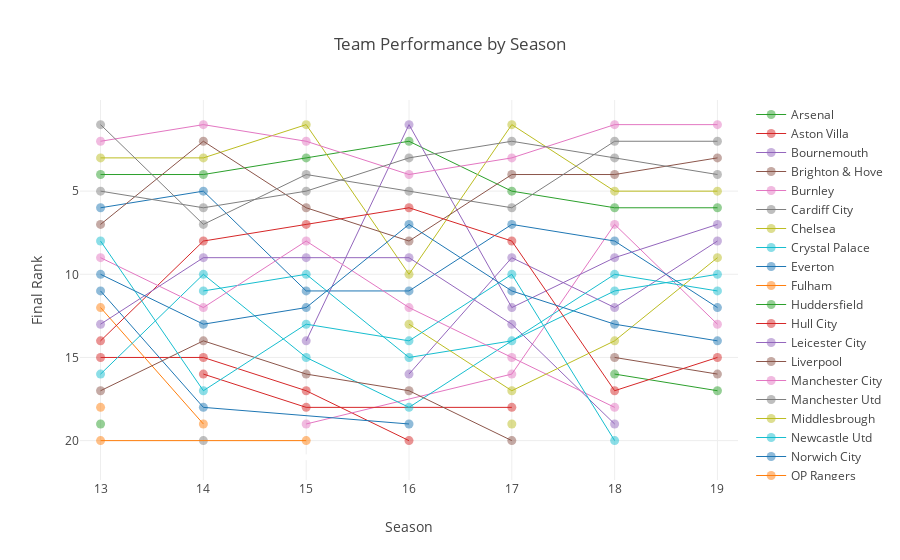

Notebook cell for this chart:
### Code cell
teams = sorted(set(df['Team']))
additional_trace = go.Scatter(x=[15], y=[21], marker=dict(color='white'), showlegend=False, hoverinfo='none')
additional_trace2 = go.Scatter(x=[15], y=[0.9], marker=dict(color='white'), showlegend=False, hoverinfo='none')

data = [additional_trace, additional_trace2]
for team in teams:
    team_data = dict(
            x = df2.loc[df2['Team'] == team, 'Season'],
            y = df2.loc[df2['Team'] == team, 'Rank'],
            name = team,
            mode = 'lines+markers',
            marker = dict(
                    size = 9,
                    opacity = 0.5),
            line = dict(width = 1),
            text = df2.loc[df2['Team'] == team, 'Team'] + '<br>' +
                'Rank: ' + df2.loc[df2['Team'] == team, 'Rank'].apply(str),
            type = 'scatter',
            hoverinfo = 'text',
            #visible = 'legendonly'
        )
    data.append(team_data)

    
layout = go.Layout(
    title = 'Team Performance by Season',
    yaxis = dict(
        title ='Final Rank',
        range = [0.5, 20.5],
        autorange = 'reversed',
        zeroline = False,
        tickvals = [5, 10, 15, 20]

    ),
    xaxis = dict(
        title = 'Season',
        range = [12.8, 19.2],
    ),
    hovermode = 'closest',
    legend = dict(traceorder = 'grouped')

)

fig = go.Figure(data = data, layout = layout)
iplot(fig)

### Figure 1 — Plotly figure (JSON) as saved in the notebook; plotly's stock layout.template omitted (floating-point values rounded to 4 significant figures)
{"data": [{"hoverinfo": "none", "marker": {"color": "white"}, "showlegend": false, "type": "scatter", "uid": "13504c52-d5c5-11e8-ba89-acde48001122", "x": [15], "y": [21]}, {"hoverinfo": "none", "marker": {"color": "white"}, "showlegend": false, "type": "scatter", "uid": "13504dba-d5c5-11e8-a509-acde48001122", "x": [15], "y": [0.9]}, {"hoverinfo": "text", "line": {"width": 1}, "marker": {"opacity": 0.5, "size": 9}, "mode": "lines+markers", "name": "Arsenal", "text": ["Arsenal<br>Rank: 4", "Arsenal<br>Rank: 4", "Arsenal<br>Rank: 3", "Arsenal<br>Rank: 2", "Arsenal<br>Rank: 5", "Arsenal<br>Rank: 6", "Arsenal<br>Rank: 6"], "type": "scatter", "uid": "13504e6e-d5c5-11e8-9194-acde48001122", "x": [13, 14, 15, 16, 17, 18, 19], "y": [4, 4, 3, 2, 5, 6, 6]}, {"hoverinfo": "text", "line": {"width": 1}, "marker": {"opacity": 0.5, "size": 9}, "mode": "lines+markers", "name": "Aston Villa", "text": ["Aston Villa<br>Rank: 15", "Aston Villa<br>Rank: 15", "Aston Villa<br>Rank: 17", "Aston Villa<br>Rank: 20"], "type": "scatter", "uid": "13504efa-d5c5-11e8-b5d7-acde48001122", "x": [13, 14, 15, 16], "y": [15, 15, 17, 20]}, {"hoverinfo": "text", "line": {"width": 1}, "marker": {"opacity": 0.5, "size": 9}, "mode": "lines+markers", "name": "Bournemouth", "text": ["Bournemouth<br>Rank: 16", "Bournemouth<br>Rank: 9", "Bournemouth<br>Rank: 12", "Bournemouth<br>Rank: 8"], "type": "scatter", "uid": "13504f86-d5c5-11e8-962c-acde48001122", "x": [16, 17, 18, 19], "y": [16, 9, 12, 8]}, {"hoverinfo": "text", "line": {"width": 1}, "marker": {"opacity": 0.5, "size": 9}, "mode": "lines+markers", "name": "Brighton & Hove", "text": ["Brighton & Hove<br>Rank: 15", "Brighton & Hove<br>Rank: 16"], "type": "scatter", "uid": "13505008-d5c5-11e8-8090-acde48001122", "x": [18, 19], "y": [15, 16]}, {"hoverinfo": "text", "line": {"width": 1}, "marker": {"opacity": 0.5, "size": 9}, "mode": "lines+markers", "name": "Burnley", "text": ["Burnley<br>Rank: 19", "Burnley<br>Rank: 16", "Burnley<br>Rank: 7", "Burnley<br>Rank: 13"], "type": "scatter", "uid": "13505094-d5c5-11e8-bc2a-acde48001122", "x": [15, 17, 18, 19], "y": [19, 16, 7, 13]}, {"hoverinfo": "text", "line": {"width": 1}, "marker": {"opacity": 0.5, "size": 9}, "mode": "lines+markers", "name": "Cardiff City", "text": ["Cardiff City<br>Rank: 20"], "type": "scatter", "uid": "1350510c-d5c5-11e8-82c3-acde48001122", "x": [14], "y": [20]}, {"hoverinfo": "text", "line": {"width": 1}, "marker": {"opacity": 0.5, "size": 9}, "mode": "lines+markers", "name": "Chelsea", "text": ["Chelsea<br>Rank: 3", "Chelsea<br>Rank: 3", "Chelsea<br>Rank: 1", "Chelsea<br>Rank: 10", "Chelsea<br>Rank: 1", "Chelsea<br>Rank: 5", "Chelsea<br>Rank: 5"], "type": "scatter", "uid": "1350518c-d5c5-11e8-9236-acde48001122", "x": [13, 14, 15, 16, 17, 18, 19], "y": [3, 3, 1, 10, 1, 5, 5]}, {"hoverinfo": "text", "line": {"width": 1}, "marker": {"opacity": 0.5, "size": 9}, "mode": "lines+markers", "name": "Crystal Palace", "text": ["Crystal Palace<br>Rank: 11", "Crystal Palace<br>Rank: 10", "Crystal Palace<br>Rank: 15", "Crystal Palace<br>Rank: 14", "Crystal Palace<br>Rank: 11", "Crystal Palace<br>Rank: 10"], "type": "scatter", "uid": "13505206-d5c5-11e8-bc6a-acde48001122", "x": [14, 15, 16, 17, 18, 19], "y": [11, 10, 15, 14, 11, 10]}, {"hoverinfo": "text", "line": {"width": 1}, "marker": {"opacity": 0.5, "size": 9}, "mode": "lines+markers", "name": "Everton", "text": ["Everton<br>Rank: 6", "Everton<br>Rank: 5", "Everton<br>Rank: 11", "Everton<br>Rank: 11", "Everton<br>Rank: 7", "Everton<br>Rank: 8", "Everton<br>Rank: 12"], "type": "scatter", "uid": "13505288-d5c5-11e8-a36e-acde48001122", "x": [13, 14, 15, 16, 17, 18, 19], "y": [6, 5, 11, 11, 7, 8, 12]}, {"hoverinfo": "text", "line": {"width": 1}, "marker": {"opacity": 0.5, "size": 9}, "mode": "lines+markers", "name": "Fulham", "text": ["Fulham<br>Rank: 12", "Fulham<br>Rank: 19"], "type": "scatter", "uid": "1350530a-d5c5-11e8-9489-acde48001122", "x": [13, 14], "y": [12, 19]}, {"hoverinfo": "text", "line": {"width": 1}, "marker": {"opacity": 0.5, "size": 9}, "mode": "lines+markers", "name": "Huddersfield", "text": ["Huddersfield<br>Rank: 16", "Huddersfield<br>Rank: 17"], "type": "scatter", "uid": "13505382-d5c5-11e8-ad76-acde48001122", "x": [18, 19], "y": [16, 17]}, {"hoverinfo": "text", "line": {"width": 1}, "marker": {"opacity": 0.5, "size": 9}, "mode": "lines+markers", "name": "Hull City", "text": ["Hull City<br>Rank: 16", "Hull City<br>Rank: 18", "Hull City<br>Rank: 18"], "type": "scatter", "uid": "13505406-d5c5-11e8-8a67-acde48001122", "x": [14, 15, 17], "y": [16, 18, 18]}, {"hoverinfo": "text", "line": {"width": 1}, "marker": {"opacity": 0.5, "size": 9}, "mode": "lines+markers", "name": "Leicester City", "text": ["Leicester City<br>Rank: 14", "Leicester City<br>Rank: 1", "Leicester City<br>Rank: 12", "Leicester City<br>Rank: 9", "Leicester City<br>Rank: 7"], "type": "scatter", "uid": "1350547a-d5c5-11e8-953c-acde48001122", "x": [15, 16, 17, 18, 19], "y": [14, 1, 12, 9, 7]}, {"hoverinfo": "text", "line": {"width": 1}, "marker": {"opacity": 0.5, "size": 9}, "mode": "lines+markers", "name": "Liverpool", "text": ["Liverpool<br>Rank: 7", "Liverpool<br>Rank: 2", "Liverpool<br>Rank: 6", "Liverpool<br>Rank: 8", "Liverpool<br>Rank: 4", "Liverpool<br>Rank: 4", "Liverpool<br>Rank: 3"], "type": "scatter", "uid": "135054f4-d5c5-11e8-8900-acde48001122", "x": [13, 14, 15, 16, 17, 18, 19], "y": [7, 2, 6, 8, 4, 4, 3]}, {"hoverinfo": "text", "line": {"width": 1}, "marker": {"opacity": 0.5, "size": 9}, "mode": "lines+markers", "name": "Manchester City", "text": ["Manchester City<br>Rank: 2", "Manchester City<br>Rank: 1", "Manchester City<br>Rank: 2", "Manchester City<br>Rank: 4", "Manchester City<br>Rank: 3", "Manchester City<br>Rank: 1", "Manchester City<br>Rank: 1"], "type": "scatter", "uid": "13505576-d5c5-11e8-96b8-acde48001122", "x": [13, 14, 15, 16, 17, 18, 19], "y": [2, 1, 2, 4, 3, 1, 1]}, {"hoverinfo": "text", "line": {"width": 1}, "marker": {"opacity": 0.5, "size": 9}, "mode": "lines+markers", "name": "Manchester Utd", "text": ["Manchester Utd<br>Rank: 1", "Manchester Utd<br>Rank: 7", "Manchester Utd<br>Rank: 4", "Manchester Utd<br>Rank: 5", "Manchester Utd<br>Rank: 6", "Manchester Utd<br>Rank: 2", "Manchester Utd<br>Rank: 2"], "type": "scatter", "uid": "135055f8-d5c5-11e8-be69-acde48001122", "x": [13, 14, 15, 16, 17, 18, 19], "y": [1, 7, 4, 5, 6, 2, 2]}, {"hoverinfo": "text", "line": {"width": 1}, "marker": {"opacity": 0.5, "size": 9}, "mode": "lines+markers", "name": "Middlesbrough", "text": ["Middlesbrough<br>Rank: 19"], "type": "scatter", "uid": "13505670-d5c5-11e8-b579-acde48001122", "x": [17], "y": [19]}, {"hoverinfo": "text", "line": {"width": 1}, "marker": {"opacity": 0.5, "size": 9}, "mode": "lines+markers", "name": "Newcastle Utd", "text": ["Newcastle Utd<br>Rank: 16", "Newcastle Utd<br>Rank: 10", "Newcastle Utd<br>Rank: 15", "Newcastle Utd<br>Rank: 18", "Newcastle Utd<br>Rank: 10", "Newcastle Utd<br>Rank: 11"], "type": "scatter", "uid": "135056f4-d5c5-11e8-a23c-acde48001122", "x": [13, 14, 15, 16, 18, 19], "y": [16, 10, 15, 18, 10, 11]}, {"hoverinfo": "text", "line": {"width": 1}, "marker": {"opacity": 0.5, "size": 9}, "mode": "lines+markers", "name": "Norwich City", "text": ["Norwich City<br>Rank: 11", "Norwich City<br>Rank: 18", "Norwich City<br>Rank: 19"], "type": "scatter", "uid": "13505774-d5c5-11e8-ac9c-acde48001122", "x": [13, 14, 16], "y": [11, 18, 19]}, {"hoverinfo": "text", "line": {"width": 1}, "marker": {"opacity": 0.5, "size": 9}, "mode": "lines+markers", "name": "QP Rangers", "text": ["QP Rangers<br>Rank: 20", "QP Rangers<br>Rank: 20"], "type": "scatter", "uid": "135057ec-d5c5-11e8-9e2f-acde48001122", "x": [13, 15], "y": [20, 20]}, {"hoverinfo": "text", "line": {"width": 1}, "marker": {"opacity": 0.5, "size": 9}, "mode": "lines+markers", "name": "Reading", "text": ["Reading<br>Rank: 19"], "type": "scatter", "uid": "1350586e-d5c5-11e8-b110-acde48001122", "x": [13], "y": [19]}, {"hoverinfo": "text", "line": {"width": 1}, "marker": {"opacity": 0.5, "size": 9}, "mode": "lines+markers", "name": "Southampton", "text": ["Southampton<br>Rank: 14", "Southampton<br>Rank: 8", "Southampton<br>Rank: 7", "Southampton<br>Rank: 6", "Southampton<br>Rank: 8", "Southampton<br>Rank: 17", "Southampton<br>Rank: 15"], "type": "scatter", "uid": "135058e6-d5c5-11e8-8ca5-acde48001122", "x": [13, 14, 15, 16, 17, 18, 19], "y": [14, 8, 7, 6, 8, 17, 15]}, {"hoverinfo": "text", "line": {"width": 1}, "marker": {"opacity": 0.5, "size": 9}, "mode": "lines+markers", "name": "Stoke City", "text": ["Stoke City<br>Rank: 13", "Stoke City<br>Rank: 9", "Stoke City<br>Rank: 9", "Stoke City<br>Rank: 9", "Stoke City<br>Rank: 13", "Stoke City<br>Rank: 19"], "type": "scatter", "uid": "13505968-d5c5-11e8-99a9-acde48001122", "x": [13, 14, 15, 16, 17, 18], "y": [13, 9, 9, 9, 13, 19]}, {"hoverinfo": "text", "line": {"width": 1}, "marker": {"opacity": 0.5, "size": 9}, "mode": "lines+markers", "name": "Sunderland", "text": ["Sunderland<br>Rank: 17", "Sunderland<br>Rank: 14", "Sunderland<br>Rank: 16", "Sunderland<br>Rank: 17", "Sunderland<br>Rank: 20"], "type": "scatter", "uid": "135059e2-d5c5-11e8-9317-acde48001122", "x": [13, 14, 15, 16, 17], "y": [17, 14, 16, 17, 20]}, {"hoverinfo": "text", "line": {"width": 1}, "marker": {"opacity": 0.5, "size": 9}, "mode": "lines+markers", "name": "Swansea City", "text": ["Swansea City<br>Rank: 9", "Swansea City<br>Rank: 12", "Swansea City<br>Rank: 8", "Swansea City<br>Rank: 12", "Swansea City<br>Rank: 15", "Swansea City<br>Rank: 18"], "type": "scatter", "uid": "13505a58-d5c5-11e8-9559-acde48001122", "x": [13, 14, 15, 16, 17, 18], "y": [9, 12, 8, 12, 15, 18]}, {"hoverinfo": "text", "line": {"width": 1}, "marker": {"opacity": 0.5, "size": 9}, "mode": "lines+markers", "name": "Tottenham", "text": ["Tottenham<br>Rank: 5", "Tottenham<br>Rank: 6", "Tottenham<br>Rank: 5", "Tottenham<br>Rank: 3", "Tottenham<br>Rank: 2", "Tottenham<br>Rank: 3", "Tottenham<br>Rank: 4"], "type": "scatter", "uid": "13505ad0-d5c5-11e8-afa9-acde48001122", "x": [13, 14, 15, 16, 17, 18, 19], "y": [5, 6, 5, 3, 2, 3, 4]}, {"hoverinfo": "text", "line": {"width": 1}, "marker": {"opacity": 0.5, "size": 9}, "mode": "lines+markers", "name": "Watford", "text": ["Watford<br>Rank: 13", "Watford<br>Rank: 17", "Watford<br>Rank: 14", "Watford<br>Rank: 9"], "type": "scatter", "uid": "13505b48-d5c5-11e8-b65d-acde48001122", "x": [16, 17, 18, 19], "y": [13, 17, 14, 9]}, {"hoverinfo": "text", "line": {"width": 1}, "marker": {"opacity": 0.5, "size": 9}, "mode": "lines+markers", "name": "West Bromwich", "text": ["West Bromwich<br>Rank: 8", "West Bromwich<br>Rank: 17", "West Bromwich<br>Rank: 13", "West Bromwich<br>Rank: 14", "West Bromwich<br>Rank: 10", "West Bromwich<br>Rank: 20"], "type": "scatter", "uid": "13505bca-d5c5-11e8-be35-acde48001122", "x": [13, 14, 15, 16, 17, 18], "y": [8, 17, 13, 14, 10, 20]}, {"hoverinfo": "text", "line": {"width": 1}, "marker": {"opacity": 0.5, "size": 9}, "mode": "lines+markers", "name": "West Ham Utd", "text": ["West Ham Utd<br>Rank: 10", "West Ham Utd<br>Rank: 13", "West Ham Utd<br>Rank: 12", "West Ham Utd<br>Rank: 7", "West Ham Utd<br>Rank: 11", "West Ham Utd<br>Rank: 13", "West Ham Utd<br>Rank: 14"], "type": "scatter", "uid": "13505c42-d5c5-11e8-a569-acde48001122", "x": [13, 14, 15, 16, 17, 18, 19], "y": [10, 13, 12, 7, 11, 13, 14]}, {"hoverinfo": "text", "line": {"width": 1}, "marker": {"opacity": 0.5, "size": 9}, "mode": "lines+markers", "name": "Wigan", "text": ["Wigan<br>Rank: 18"], "type": "scatter", "uid": "13505cba-d5c5-11e8-bcd4-acde48001122", "x": [13], "y": [18]}], "layout": {"hovermode": "closest", "legend": {"traceorder": "grouped"}, "title": "Team Performance by Season", "xaxis": {"range": [12.8, 19.2], "title": "Season"}, "yaxis": {"autorange": "reversed", "range": [0.5, 20.5], "tickvals": [5, 10, 15, 20], "title": "Final Rank", "zeroline": false}}}
